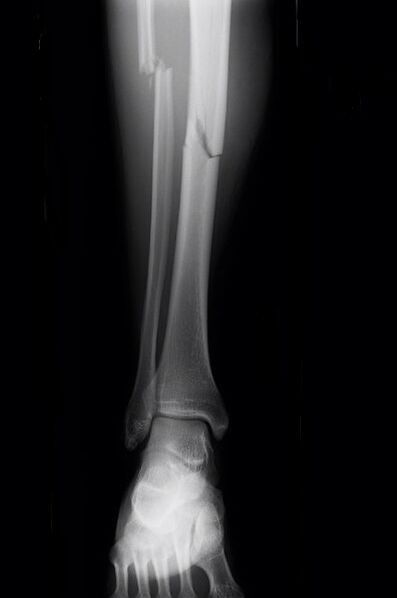
#> input picture brokenleg xray.png, 397 x 598 px
$ python 'health imaging analysis.py'
#> lines starting #> are read from the running program, lines starting #| are printed output that depends on the picture; after the words box and inside, x2 and y2 are one past the last pixel; in counts of white or black regions, pixels touching at a corner belong together
import cv2
import numpy as np
import matplotlib.pyplot as plt
import os
def detect_abnormalities(image_path):
#> called with image_path = 'brokenleg xray.png'
    img = cv2.imread(image_path, cv2.IMREAD_GRAYSCALE)
#> img: shape (598, 397); min 0, max 235, mean 30.7
    if img is None:
        print(f"❌ File not found or unsupported format: {image_path}")
        return
    blurred = cv2.GaussianBlur(img, (5, 5), 0)
    _, thresh = cv2.threshold(blurred, 180, 255, cv2.THRESH_BINARY)
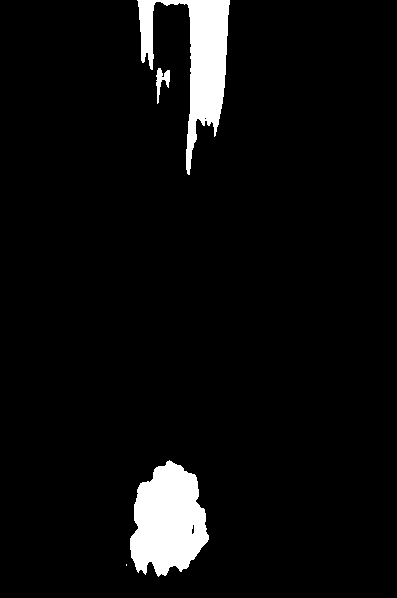
#> thresh: shape (598, 397); 5.3% white; 4 white regions (1 under 20 px)
    contours, _ = cv2.findContours(thresh, cv2.RETR_EXTERNAL, cv2.CHAIN_APPROX_SIMPLE)
#> contours = 4 contours, 1 with area under 20; largest, box (x1, y1, x2, y2) and area: (130, 460, 209, 577) 6347, (137, 0, 230, 175) 5406, (156, 68, 170, 104) 166
    output_img = cv2.cvtColor(img, cv2.COLOR_GRAY2BGR)
    for contour in contours:
        area = cv2.contourArea(contour)
        if area > 100:
            x, y, w, h = cv2.boundingRect(contour)
            cv2.rectangle(output_img, (x, y), (x + w, y + h), (0, 0, 255), 2)
#> this loop made 4 passes
#> (area, x, y, w, h) on passes 2 to 4: (6347, 130, 460, 79, 117), (165.5, 156, 68, 14, 36), (5406, 137, 0, 93, 175)
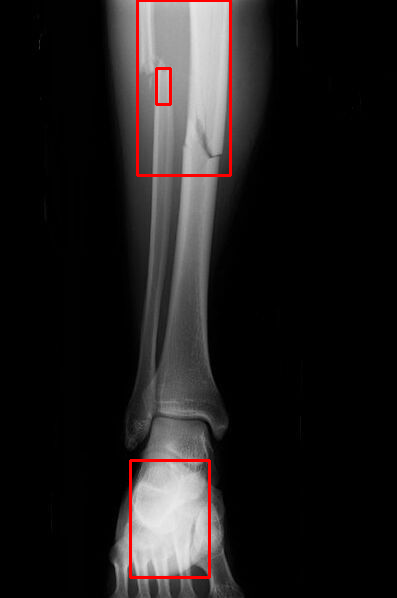
#> output_img: shape (598, 397, 3); mean B, G, R 29.2, 29.2, 32.4
    plt.figure(figsize=(12, 6))
    plt.subplot(1, 2, 1)
    plt.title("Original X-ray")
    plt.imshow(img, cmap='gray')
    plt.axis('off')
    plt.subplot(1, 2, 2)
    plt.title("Detected Abnormalities")
    plt.imshow(cv2.cvtColor(output_img, cv2.COLOR_BGR2RGB))
    plt.axis('off')
    plt.tight_layout()
    plt.show()
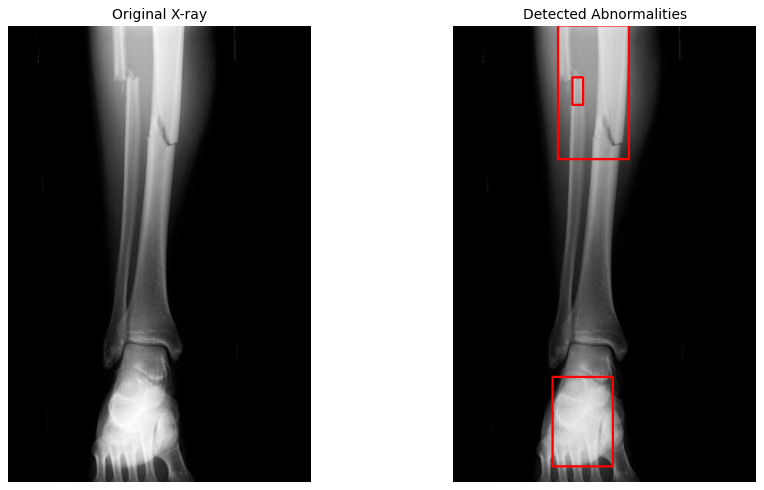
#> figure drawn by matplotlib, 2 panels
image_path = "brokenleg xray.png"
detect_abnormalities(image_path)
